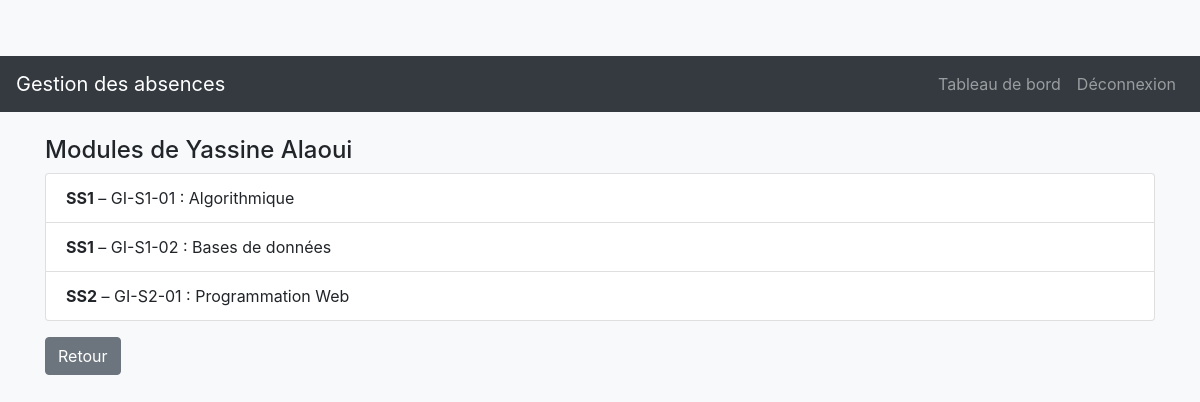
The page /admin/etudiant_modules.php?id=1 (signed in) on the database its author committed.
### tables this page shows
CREATE TABLE `etudiants` (
  `id` int(11) NOT NULL,
  `num_apogee` varchar(20) NOT NULL,
  `nom` varchar(50) NOT NULL,
  `prenom` varchar(50) NOT NULL,
  `email` varchar(100) NOT NULL,
  `password_hash` varchar(255) NOT NULL,
  `filiere_id` int(11) NOT NULL,
  `created_at` timestamp NOT NULL DEFAULT current_timestamp(),
  `photo` varchar(255) DEFAULT NULL
);

CREATE TABLE `etudiant_modules` (
  `etudiant_id` int(11) NOT NULL,
  `module_id` int(11) NOT NULL,
  `semestre` enum('S1','S2') NOT NULL
);

CREATE TABLE `modules` (
  `id` int(11) NOT NULL,
  `code` varchar(10) NOT NULL,
  `nom` varchar(100) NOT NULL,
  `semestre` enum('S1','S2') NOT NULL,
  `filiere_id` int(11) NOT NULL,
  `responsable_id` int(11) NOT NULL,
  `created_at` timestamp NOT NULL DEFAULT current_timestamp()
);

### admin/etudiant_modules.php (the view, shortened to what this page needs)
<?php
require_once(__DIR__ . '/../config/db.php');
require_once(__DIR__ . '/../includes/header.php');
$id = $_GET['id'] ?? null;
$etudiant = $pdo->prepare("SELECT nom, prenom FROM etudiants WHERE id = ?");
$etudiant->execute([$id]);
$info = $etudiant->fetch();
$modules = $pdo->prepare("
    SELECT m.code, m.nom, em.semestre
    FROM etudiant_modules em
    JOIN modules m ON em.module_id = m.id
    WHERE em.etudiant_id = ?
    ORDER BY em.semestre, m.nom
");
$modules->execute([$id]);
$liste = $modules->fetchAll();
?>
<div class="container mt-4">
  <h4>Modules de <?= htmlspecialchars($info['prenom'] . ' ' . $info['nom']) ?></h4>
  <?php if (empty($liste)): ?>
    <div class="alert alert-warning">Aucun module enregistré pour cet étudiant.</div>
  <?php else: ?>
    <ul class="list-group">
      <?php foreach ($liste as $m): ?>
        <li class="list-group-item">
          <strong><?= htmlspecialchars("S{$m['semestre']}") ?></strong> –
          <?= htmlspecialchars($m['code']) ?> :
          <?= htmlspecialchars($m['nom']) ?>
        </li>
      <?php endforeach; ?>
    </ul>
  <?php endif; ?>
  <a href="gestion_etudiants.php" class="btn btn-secondary mt-3">Retour</a>
</div>
<?php require_once(__DIR__ . '/../includes/footer.php');
?>

### assets/style.css (style rules this page uses)
body { padding-top: 56px; background-color: #f8f9fa; }

### rows shown on the page
etudiants: prenom+nom "Yassine Alaoui"
etudiant_modules: semestre "SS1", module.code "GI-S1-01", module.nom "Algorithmique"
etudiant_modules: semestre "SS1", module.code "GI-S1-02", module.nom "Bases de données"
etudiant_modules: semestre "SS2", module.code "GI-S2-01", module.nom "Programmation Web"
